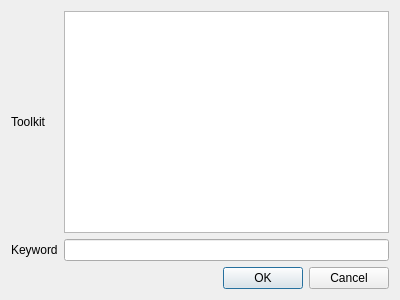
<?xml version="1.0" encoding="UTF-8"?>
<ui version="4.0">
 <class>getKeywordDialog</class>
 <widget class="QDialog" name="getKeywordDialog">
  <property name="geometry">
   <rect>
    <x>0</x>
    <y>0</y>
    <width>400</width>
    <height>300</height>
   </rect>
  </property>
  <property name="windowTitle">
   <string>Dialog</string>
  </property>
  <layout class="QGridLayout" name="gridLayout">
   <item row="0" column="0">
    <widget class="QLabel" name="labelToolkit">
     <property name="text">
      <string>Toolkit</string>
     </property>
    </widget>
   </item>
   <item row="0" column="1">
    <widget class="QListView" name="viewToolkit">
     <property name="editTriggers">
      <set>QAbstractItemView::NoEditTriggers</set>
     </property>
    </widget>
   </item>
   <item row="1" column="0">
    <widget class="QLabel" name="labelKeyword">
     <property name="text">
      <string>Keyword</string>
     </property>
    </widget>
   </item>
   <item row="1" column="1">
    <widget class="QLineEdit" name="keywordEdit"/>
   </item>
   <item row="2" column="0" colspan="2">
    <widget class="QDialogButtonBox" name="buttonBox">
     <property name="orientation">
      <enum>Qt::Horizontal</enum>
     </property>
     <property name="standardButtons">
      <set>QDialogButtonBox::Cancel|QDialogButtonBox::Ok</set>
     </property>
    </widget>
   </item>
  </layout>
 </widget>
 <resources/>
 <connections>
  <connection>
   <sender>buttonBox</sender>
   <signal>accepted()</signal>
   <receiver>getKeywordDialog</receiver>
   <slot>accept()</slot>
   <hints>
    <hint type="sourcelabel">
     <x>248</x>
     <y>254</y>
    </hint>
    <hint type="destinationlabel">
     <x>157</x>
     <y>274</y>
    </hint>
   </hints>
  </connection>
  <connection>
   <sender>buttonBox</sender>
   <signal>rejected()</signal>
   <receiver>getKeywordDialog</receiver>
   <slot>reject()</slot>
   <hints>
    <hint type="sourcelabel">
     <x>316</x>
     <y>260</y>
    </hint>
    <hint type="destinationlabel">
     <x>286</x>
     <y>274</y>
    </hint>
   </hints>
  </connection>
 </connections>
</ui>
